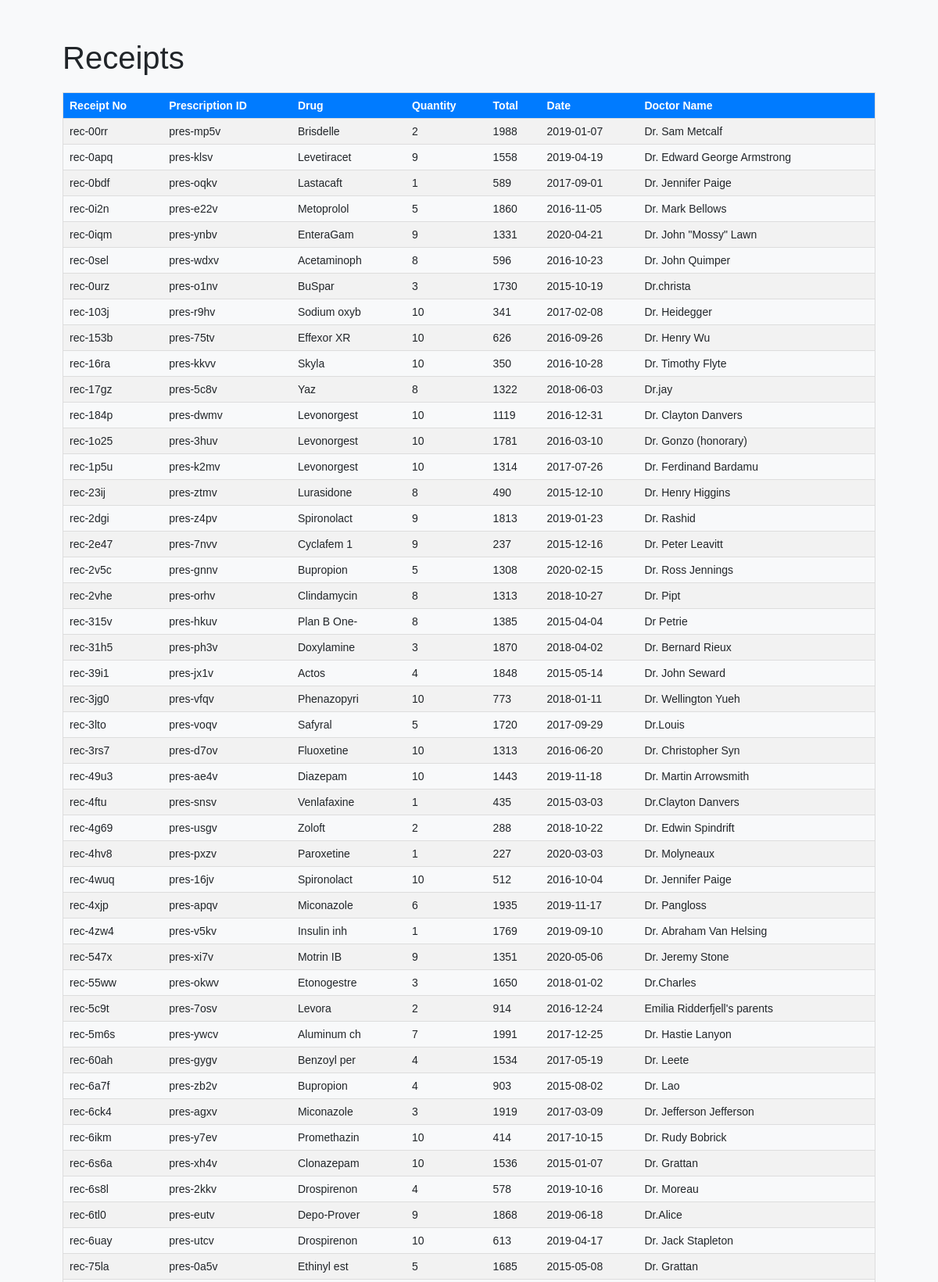
/receipts.php (signed in, upper part), run on the app's committed database.
### tables this page shows
CREATE TABLE `receipts` (
  `r_no` varchar(10) NOT NULL,
  `pres_id` varchar(10) NOT NULL,
  `drug` varchar(11) NOT NULL,
  `quantity` int(11) NOT NULL,
  `total` int(10) DEFAULT NULL,
  `pay_type` varchar(10) DEFAULT NULL,
  `served_by` varchar(20) DEFAULT NULL,
  `date` date DEFAULT NULL,
  `doctor_name` varchar(30) NOT NULL
);

### receipts.php (the view, shortened to what this page needs)
<?php
require_once "config.php";
?>
<!DOCTYPE html>
<html lang="en">
<head>
    <link rel="stylesheet" href="https://maxcdn.bootstrapcdn.com/bootstrap/4.5.2/css/bootstrap.min.css">
</head>
<body>
    <div class="container">
        <div class="page-header">
            <h1>Receipts</h1>
        </div>
        <?php
        $sql = "SELECT * FROM receipts";
        if ($res = mysqli_query($link, $sql)) {
            if (mysqli_num_rows($res) > 0) {
                echo "<table>";
                echo "<tr>";
                echo "<th>Receipt No</th>";
                echo "<th>Prescription ID</th>";
                echo "<th>Drug</th>";
                echo "<th>Quantity</th>";
                echo "<th>Total</th>";
                echo "<th>Date</th>";
                echo "<th>Doctor Name</th>";
                echo "</tr>";
                while ($row = mysqli_fetch_array($res)) {
                    echo "<tr>";
                    echo "<td>".$row['r_no']."</td>";
                    echo "<td>".$row['pres_id']."</td>";
                    echo "<td>".$row['drug']."</td>";
                    echo "<td>".$row['quantity']."</td>";
                    echo "<td>".$row['total']."</td>";
                    echo "<td>".$row['date']."</td>";
                    echo "<td>".$row['doctor_name']."</td>";
                    echo "</tr>";
                }
                echo "</table>";
            }
            else {
                echo "No matching records are found.";
            }
        }
        else {
            echo "ERROR: Could not able to execute $sql. " . mysqli_error($link);
        }
        ?>
    </div>
</body>
</html>

### receipts.php (style rules this page uses)
body { font: 14px sans-serif; background-color: #f8f9fa; }
.container { padding: 50px; }
.page-header h1 { margin-bottom: 20px; }
table { width: 100%; border-collapse: collapse; border: 1px solid #ddd; margin-bottom: 20px; }
th, td { padding: 8px; text-align: left; border-bottom: 1px solid #ddd; }
th { background-color: #007bff; color: white; }
tr:nth-child(even) { background-color: #f2f2f2; }

### data on the page
receipts: r_no "rec-00rr", pres "pres-mp5v", drug "Brisdelle", quantity "2", total "1988", date "2019-01-07", doctor_name "Dr. Sam Metcalf"
receipts: r_no "rec-0apq", pres "pres-klsv", drug "Levetiracet", quantity "9", total "1558", date "2019-04-19", doctor_name "Dr. Edward George Armstrong"
receipts: r_no "rec-0bdf", pres "pres-oqkv", drug "Lastacaft", quantity "1", total "589", date "2017-09-01", doctor_name "Dr. Jennifer Paige"
receipts: r_no "rec-0i2n", pres "pres-e22v", drug "Metoprolol", quantity "5", total "1860", date "2016-11-05", doctor_name "Dr. Mark Bellows"
receipts: r_no "rec-0iqm", pres "pres-ynbv", drug "EnteraGam", quantity "9", total "1331", date "2020-04-21", doctor_name "Dr. John \"Mossy\" Lawn"
receipts: r_no "rec-0sel", pres "pres-wdxv", drug "Acetaminoph", quantity "8", total "596", date "2016-10-23", doctor_name "Dr. John Quimper"
receipts: r_no "rec-0urz", pres "pres-o1nv", drug "BuSpar", quantity "3", total "1730", date "2015-10-19", doctor_name "Dr.christa"
receipts: r_no "rec-103j", pres "pres-r9hv", drug "Sodium oxyb", quantity "10", total "341", date "2017-02-08", doctor_name "Dr. Heidegger"
receipts: r_no "rec-153b", pres "pres-75tv", drug "Effexor XR", quantity "10", total "626", date "2016-09-26", doctor_name "Dr. Henry Wu"
receipts: r_no "rec-16ra", pres "pres-kkvv", drug "Skyla", quantity "10", total "350", date "2016-10-28", doctor_name "Dr. Timothy Flyte"
receipts: r_no "rec-17gz", pres "pres-5c8v", drug "Yaz", quantity "8", total "1322", date "2018-06-03", doctor_name "Dr.jay"
receipts: r_no "rec-184p", pres "pres-dwmv", drug "Levonorgest", quantity "10", total "1119", date "2016-12-31", doctor_name "Dr. Clayton Danvers"
receipts: r_no "rec-1o25", pres "pres-3huv", drug "Levonorgest", quantity "10", total "1781", date "2016-03-10", doctor_name "Dr. Gonzo (honorary)"
receipts: r_no "rec-1p5u", pres "pres-k2mv", drug "Levonorgest", quantity "10", total "1314", date "2017-07-26", doctor_name "Dr. Ferdinand Bardamu"
receipts: r_no "rec-23ij", pres "pres-ztmv", drug "Lurasidone", quantity "8", total "490", date "2015-12-10", doctor_name "Dr. Henry Higgins"
receipts: r_no "rec-2dgi", pres "pres-z4pv", drug "Spironolact", quantity "9", total "1813", date "2019-01-23", doctor_name "Dr. Rashid"
receipts: r_no "rec-2e47", pres "pres-7nvv", drug "Cyclafem 1", quantity "9", total "237", date "2015-12-16", doctor_name "Dr. Peter Leavitt"
receipts: r_no "rec-2v5c", pres "pres-gnnv", drug "Bupropion", quantity "5", total "1308", date "2020-02-15", doctor_name "Dr. Ross Jennings"
receipts: r_no "rec-2vhe", pres "pres-orhv", drug "Clindamycin", quantity "8", total "1313", date "2018-10-27", doctor_name "Dr. Pipt"
receipts: r_no "rec-315v", pres "pres-hkuv", drug "Plan B One-", quantity "8", total "1385", date "2015-04-04", doctor_name "Dr Petrie"
receipts: r_no "rec-31h5", pres "pres-ph3v", drug "Doxylamine", quantity "3", total "1870", date "2018-04-02", doctor_name "Dr. Bernard Rieux"
receipts: r_no "rec-39i1", pres "pres-jx1v", drug "Actos", quantity "4", total "1848", date "2015-05-14", doctor_name "Dr. John Seward"
receipts: r_no "rec-3jg0", pres "pres-vfqv", drug "Phenazopyri", quantity "10", total "773", date "2018-01-11", doctor_name "Dr. Wellington Yueh"
receipts: r_no "rec-3lto", pres "pres-voqv", drug "Safyral", quantity "5", total "1720", date "2017-09-29", doctor_name "Dr.Louis"
receipts: r_no "rec-3rs7", pres "pres-d7ov", drug "Fluoxetine", quantity "10", total "1313", date "2016-06-20", doctor_name "Dr. Christopher Syn"
receipts: r_no "rec-49u3", pres "pres-ae4v", drug "Diazepam", quantity "10", total "1443", date "2019-11-18", doctor_name "Dr. Martin Arrowsmith"
receipts: r_no "rec-4ftu", pres "pres-snsv", drug "Venlafaxine", quantity "1", total "435", date "2015-03-03", doctor_name "Dr.Clayton Danvers"
receipts: r_no "rec-4g69", pres "pres-usgv", drug "Zoloft", quantity "2", total "288", date "2018-10-22", doctor_name "Dr. Edwin Spindrift"
receipts: r_no "rec-4hv8", pres "pres-pxzv", drug "Paroxetine", quantity "1", total "227", date "2020-03-03", doctor_name "Dr. Molyneaux"
receipts: r_no "rec-4wuq", pres "pres-16jv", drug "Spironolact", quantity "10", total "512", date "2016-10-04", doctor_name "Dr. Jennifer Paige"
receipts: r_no "rec-4xjp", pres "pres-apqv", drug "Miconazole", quantity "6", total "1935", date "2019-11-17", doctor_name "Dr. Pangloss"
receipts: r_no "rec-4zw4", pres "pres-v5kv", drug "Insulin inh", quantity "1", total "1769", date "2019-09-10", doctor_name "Dr. Abraham Van Helsing"
receipts: r_no "rec-547x", pres "pres-xi7v", drug "Motrin IB", quantity "9", total "1351", date "2020-05-06", doctor_name "Dr. Jeremy Stone"
receipts: r_no "rec-55ww", pres "pres-okwv", drug "Etonogestre", quantity "3", total "1650", date "2018-01-02", doctor_name "Dr.Charles"
receipts: r_no "rec-5c9t", pres "pres-7osv", drug "Levora", quantity "2", total "914", date "2016-12-24", doctor_name "Emilia Ridderfjell's parents"
receipts: r_no "rec-5m6s", pres "pres-ywcv", drug "Aluminum ch", quantity "7", total "1991", date "2017-12-25", doctor_name "Dr. Hastie Lanyon"
receipts: r_no "rec-60ah", pres "pres-gygv", drug "Benzoyl per", quantity "4", total "1534", date "2017-05-19", doctor_name "Dr. Leete"
receipts: r_no "rec-6a7f", pres "pres-zb2v", drug "Bupropion", quantity "4", total "903", date "2015-08-02", doctor_name "Dr. Lao"
receipts: r_no "rec-6ck4", pres "pres-agxv", drug "Miconazole", quantity "3", total "1919", date "2017-03-09", doctor_name "Dr. Jefferson Jefferson"
receipts: r_no "rec-6ikm", pres "pres-y7ev", drug "Promethazin", quantity "10", total "414", date "2017-10-15", doctor_name "Dr. Rudy Bobrick"
receipts: r_no "rec-6s6a", pres "pres-xh4v", drug "Clonazepam", quantity "10", total "1536", date "2015-01-07", doctor_name "Dr. Grattan"
receipts: r_no "rec-6s8l", pres "pres-2kkv", drug "Drospirenon", quantity "4", total "578", date "2019-10-16", doctor_name "Dr. Moreau"
receipts: r_no "rec-6tl0", pres "pres-eutv", drug "Depo-Prover", quantity "9", total "1868", date "2019-06-18", doctor_name "Dr.Alice"
receipts: r_no "rec-6uay", pres "pres-utcv", drug "Drospirenon", quantity "10", total "613", date "2019-04-17", doctor_name "Dr. Jack Stapleton"
receipts: r_no "rec-75la", pres "pres-0a5v", drug "Ethinyl est", quantity "5", total "1685", date "2015-05-08", doctor_name "Dr. Grattan"
